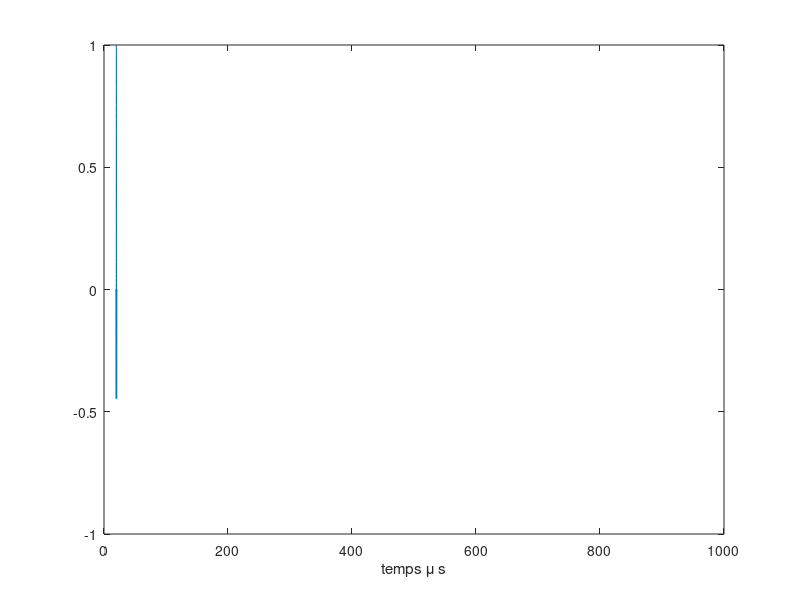
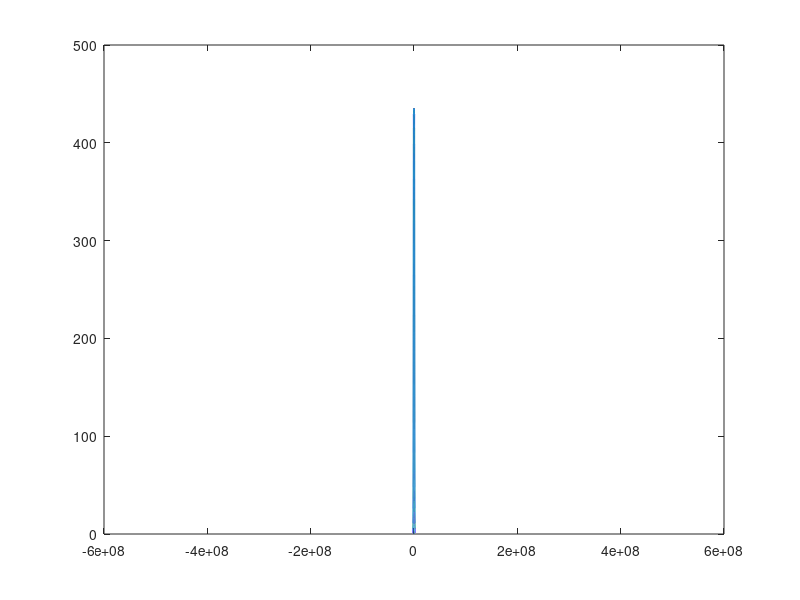

The MATLAB source for these figures, in order: (Note: this script raises an error after producing the figures.)
%clear
% Fréquence du générateur (fréquence de répétition du signal)
%fp = 1000;
fp = 1000;
% Période de répétition du signal
Tp = 1/fp;
%Nombre de points du signal
N = (0:(2^20-1)); % 2^14 par defaut
%Vecteur temporel
t = Tp/length(N)*N;
%Fréquence d'échantillonnage
fe = length(N)/Tp;
%Fréquence centrale du signal
fc_khz = 1000;
fc = fc_khz*1e3;

% ricker
alpha = pi*fc;
beta  = 2e-5; %shift en temps

%Signal
A = (1-2 * alpha^2 * (t-beta).^2).*exp(- alpha^2 *(t - beta).^2) ;
Nf = 4*length(N);
ATF = fftshift(fft(A,Nf));
Freq = ((-Nf/2:Nf/2-1) *fe/Nf);
figure
plot(t*1e6,A)
xlabel('temps \mu s')

figure;     
plot(Freq,abs(ATF))

disp("length(A((t>=4e-6)&(t<=6e-6)))= "+length(A((t>=4e-6)&(t<=6e-6))))

%%
%name = "Ricker_test.wav";
name = "Ricker_fc_";
name = name + fc_khz + "_kHz_" + "fp_"+fp +".wav" ;
audiowrite(name,A,fe)
